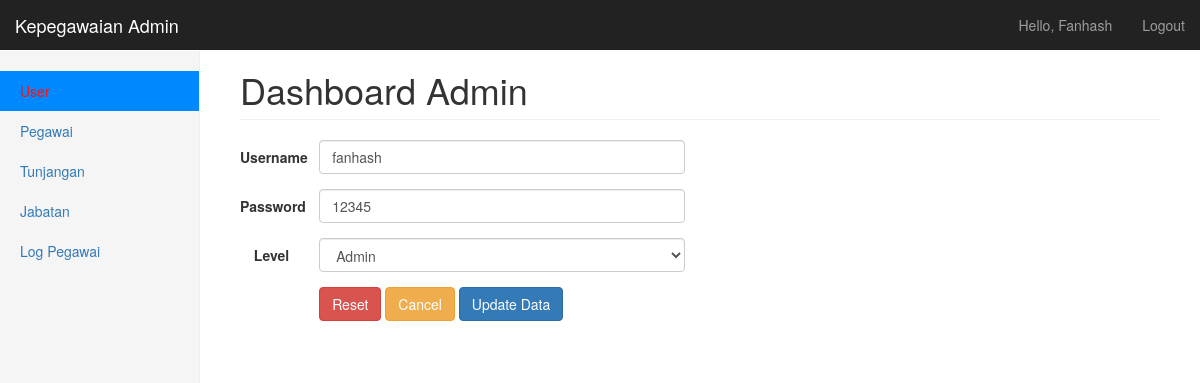
Screenshot of /update_user.php?id=1 (signed in) with the database file from the repository.
### tables this page shows
CREATE TABLE `user` (
  `id_user` int(5) NOT NULL,
  `username` varchar(20) NOT NULL,
  `password` varchar(20) NOT NULL,
  `level` varchar(5) NOT NULL
);

### update_user.php (the view, shortened to what this page needs)
<?php
include 'koneksi.php';
?>
<!DOCTYPE html>
<html lang="en">
<head>
  <link href="css/bootstrap.min.css" rel="stylesheet">
  <link href="css/dashboard.css" rel="stylesheet">
  <link href="css/dataTables.bootstrap.css" rel="stylesheet" type="text/css" />
  <link href="css/dataTables.tableTools.min.css" rel="stylesheet" type="text/css" />
</head>
<body>
  <nav class="navbar navbar-inverse navbar-fixed-top">
    <div class="container-fluid">
      <div class="navbar-header">
        <a class="navbar-brand" href="#">Kepegawaian Admin</a>
      </div>
      <div id="navbar" class="navbar-collapse collapse">
        <ul class="nav navbar-nav navbar-right">
          <li><a href="#"><?php echo "Hello, " . ucwords($_SESSION['username']); ?></a></li>
          <li><a href="logout.php">Logout</a></li>
        </ul>
      </div>
    </div>
  </nav>
  <div class="container-fluid">
    <div class="row">
      <div class="col-sm-3 col-md-2 sidebar">
        <ul class="nav nav-sidebar">
          <li class="active"><a href="#">User <span class="sr-only">(current)</span></a></li>
          <li><a href="pegawai.php">Pegawai</a></li>
          <li><a href="tunjangan.php">Tunjangan</a></li>
          <li><a href="jabatan.php">Jabatan</a></li>
          <li><a href="log_Pegawai.php">Log Pegawai</a></li>
        </ul>
      </div>
      <div class="col-sm-9 col-sm-offset-3 col-md-10 col-md-offset-2 main">
        <h1 class="page-header">Dashboard Admin</h1>
        <div class="row">
          <div class="col-md-6">
            <div>
              <?php
              $result = $mysqli->query("SELECT *  FROM `user` WHERE `id_user` = " . $_GET['id'] . ";");
              if ($result->num_rows > 0) {
                while ($row = $result->fetch_assoc()) {
              ?>
                  <form class="form-horizontal" action="proses_update_user.php?id=<?php echo $_GET['id']; ?>" method="POST">
                    <div class="form-group">
                      <label for="inputEmail3" class="col-sm-2 control-label">Username</label>
                      <div class="col-sm-10">
                        <input type="text" class="form-control" name="username" id="inputEmail3" placeholder="Masukkan Username untuk User baru" value="<?php echo $row['username']; ?>" required />
                      </div>
                    </div>
                    <div class="form-group">
                      <label for="inputPassword3" class="col-sm-2 control-label">Password</label>
                      <div class="col-sm-10">
                        <input type="text" class="form-control" name="password" id="inputPassword3" placeholder="Masukkan Password untuk User baru" value="<?php echo $row['password']; ?>" required />
                      </div>
                    </div>
                    <div class="form-group">
                      <label for="level" class="col-sm-2 control-label">Level</label>
                      <div class="col-sm-10">
                        <select name="level" id="disabledSelect" class="form-control">
                          <option value="admin" <?php if ($row['level'] == 'admin') echo "selected"; ?>>Admin</option>
                        </select>
                      </div>
                    </div>
                    <div class="form-group">
                      <div class="col-sm-offset-2 col-sm-10">
                        <button type="reset" class="btn btn-danger">Reset</button>
                        <a type="cancel" class="btn btn-warning" href="user.php">Cancel</a>
                        <button type="submit" class="btn btn-primary">Update Data</button>
                      </div>
                    </div>
                  </form>
              <?php
                }
              }
              ?>
            </div>
          </div>
          <div class="col-md-6">
          </div>
        </div>
      </div>
    </div>
  </div>
</body>
</html>

### css/dashboard.css (style rules this page uses)
body { padding-top: 50px; }
.navbar-fixed-top { border: 0; }
.sidebar { display: none; }
@media (min-width: 768px) { .sidebar { position: fixed; top: 51px; bottom: 0; left: 0; z-index: 1000; display: block; padding: 20px; overflow-x: hidden; overflow-y: auto; background-color: #f5f5f5; border-right: 1px solid #eee; } }
.nav-sidebar { margin-right: -21px; margin-bottom: 20px; margin-left: -20px; }
.nav-sidebar>li>a { padding-right: 20px; padding-left: 20px; }
.nav-sidebar>.active>a, .nav-sidebar>.active>a:hover, .nav-sidebar>.active>a:focus { color: rgb(251, 16, 16); background-color: #0088ff; }
.main { padding: 20px; }
@media (min-width: 768px) { .main { padding-right: 40px; padding-left: 40px; } }
.main .page-header { margin-top: 0; }

### rows the page displays
user: username "fanhash", password "12345", level "Admin"

### other values shown
$_SESSION['username'] "Fanhash"
